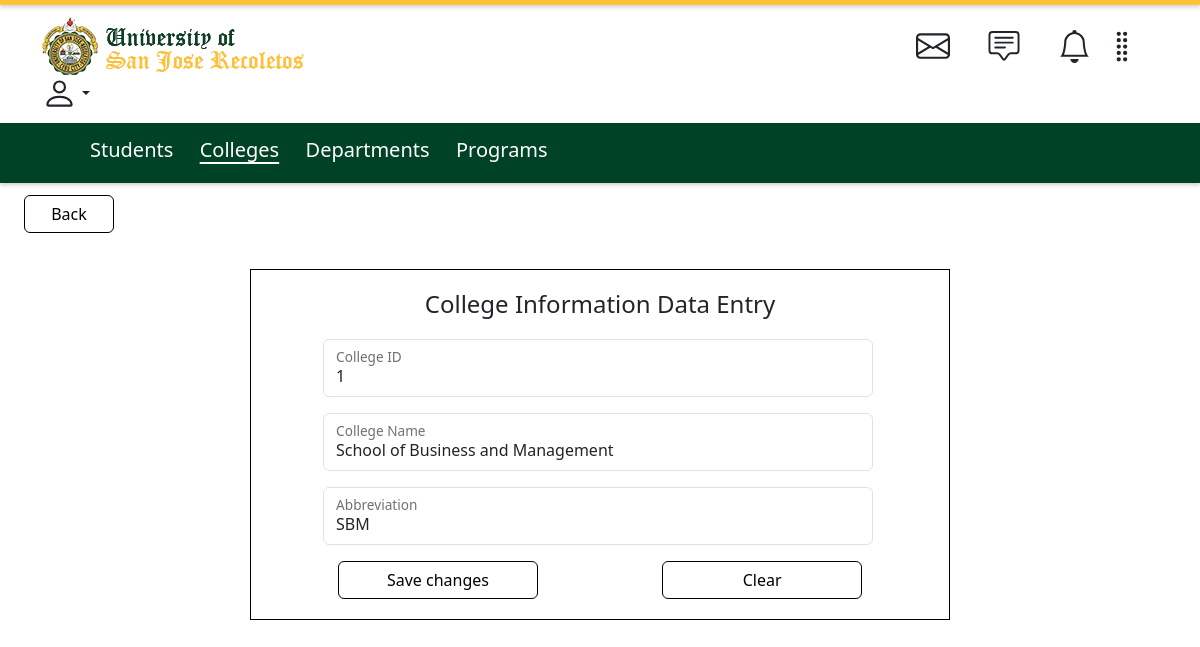
The app's page /college-edit.php?collid=1 with its own data.
### tables this page shows
CREATE TABLE `colleges` (
  `collid` INT NOT NULL,
  `collfullname` VARCHAR(100) NOT NULL,
  `collshortname` VARCHAR(20) NOT NULL,
  PRIMARY KEY (`collid`));

### college-edit.php (the view, shortened to what this page needs)
<?php
    require_once "db.php";
    $collid = $_GET['collid'];
    $stmt = $conn->prepare("SELECT collid, collfullname, collshortname FROM colleges
    WHERE collid = :collid");
    $stmt->bindParam(':collid', $collid, PDO::PARAM_INT);
    $stmt->execute();
    $collegeData = $stmt->fetch(PDO::FETCH_ASSOC);
?>
<!DOCTYPE html>
<html lang="en">
<head>
    <link rel="stylesheet" href="bootstrap.min.css">
</head>
<body>
    <div class="horizontal-line1">
    </div>
    <div class="container header">
        <img src="images/usjr-header-logo.png" class="img-fluid" alt="image">
        <button class="btn dropdown-toggle drop" type="button" data-bs-toggle="dropdown" aria-expanded="false">
        </button>
    </div>
    <div class="horizontal-line2">
        <a class="link" href="student-listing.php">Students</a>
        <a class="active" href="college-listing.php">Colleges</a>
        <a class="link" href="department-listing.php">Departments</a>
        <a class="link" href="program-listing.php">Programs</a>
    </div>
    <div class="container viewdiv">
        <button type="submit" class="btn btn-outline-warning viewbtn" onclick="window.location.href='college-listing.php'">Back</button>
    </div>
    <div class="container formDiv">
        <h4>College Information Data Entry</h4>
        <form action="" method="post" class="entry" onsubmit="return confirmAction()">
            <div class="form-floating mb-3">
                <input type="text" class="form-control" id="collid" name="collid" value="<?php echo $collegeData['collid']; ?>" readonly>
                <label for="collid">College ID</label>
            </div>
            <div class="form-floating mb-3">
                <input type="text" class="form-control" name="collfullname" id="collfullname" value="<?php echo $collegeData['collfullname']; ?>" required>
                <label for="collfullname">College Name</label>
            </div>
            <div class="form-floating mb-3">
                <input type="text" class="form-control" name="collshortname" id="collshortname" value="<?php echo $collegeData['collshortname']; ?>" required>
                <label for="collshortname">Abbreviation</label>
            </div>
            <button type="submit" class="btn btn-outline-warning formbtn1">Save changes</button>
            <button type="button" class="btn btn-outline-warning formbtn2" onclick="clearField()">Clear</button>
        </form>
    </div>
</body>
</html>

### college-edit.php (style rules this page uses)
body { padding-bottom: 5%; }
.horizontal-line1 { top: 0; left: 0; width: 100%; height: 5px; background-color: #FFC436; box-shadow: 0 2px 4px rgba(0, 0, 0, 0.2); }
.horizontal-line2 { margin-top: 1%; left: 0; width: 100%; height: 60px; background-color: #004225; box-shadow: 0 2px 4px rgba(0, 0, 0, 0.2); align-items: center; padding-top: 12px; padding-left: 7.5%; }
.header { margin-top: 1%; }
.profile { margin-left: 54.5%; }
.drop { margin-left: -15px; }
.drop, .drop:focus, .drop:active { outline: none; border: none; }
.link { text-decoration: none; color: white; font-size: 20px; margin-right: 2%; }
.active { pointer-events: none; color: white; font-size: 20px; text-decoration: underline; text-decoration-thickness: 1.5px; text-underline-offset: 5px; cursor: not-allowed; margin-right: 2%; }
.space { margin-right: 3%; }
.space1 { margin-right: 1%; }
.viewdiv { width:480px; margin-top: 1%; margin-left: 1%; text-align: start; }
.viewbtn { width: 90px; border-color: black; color: black; }
h4 { text-align: center; }
.formDiv { margin-top: 3%; border: 1px solid black; width: 700px; padding-bottom: 20px; padding-top: 20px; }
.entry { width: 550px; margin-top: 20px; margin-left: 60px; }
.formbtn1 { width:200px; margin-left: 15px; border-color: black; color: black; }
.formbtn2 { width:200px; margin-left: 120px; border-color: black; color: black; }

### records on screen
colleges: collid "1", collfullname "School of Business and Management", collshortname "SBM"
